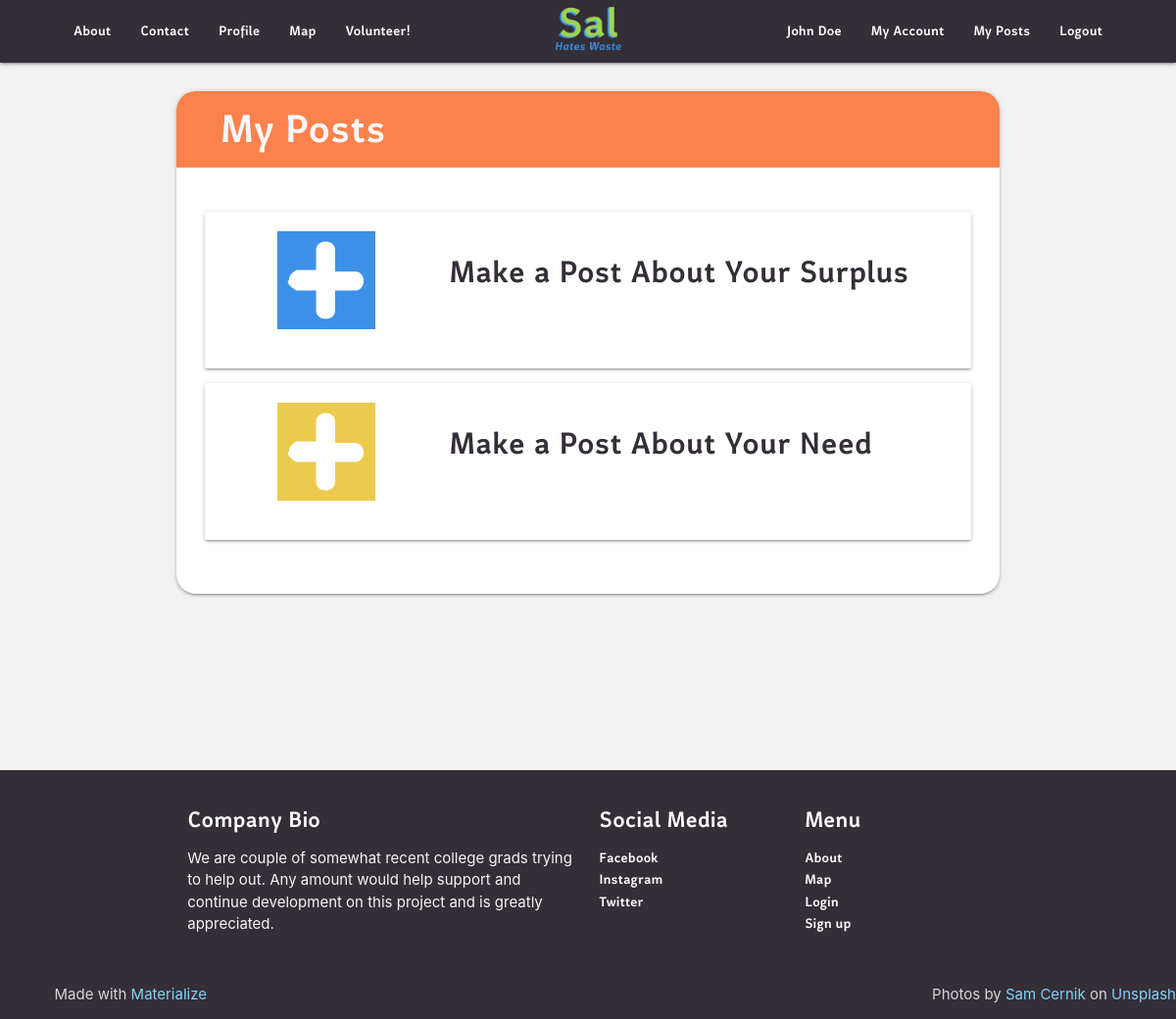
Before: /my-posts (signed in) with the older database file.
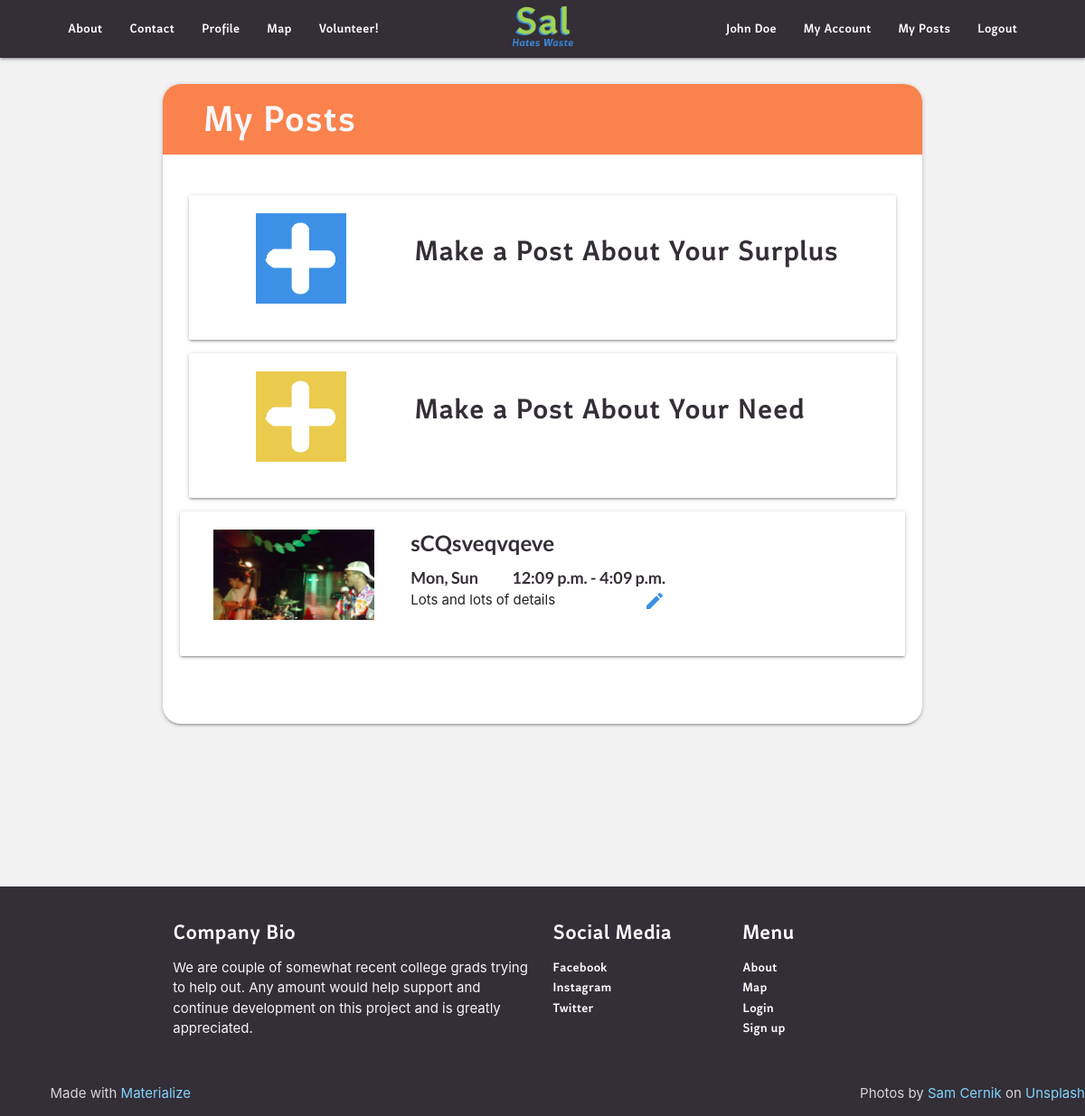
After: the same page with the newer database file.
### main/models.py (models this page shows, shortened)
class UserPost(models.Model):
    post_creator = models.ForeignKey(
        CustomUser, on_delete=models.CASCADE, blank=True, default=1)
    post_title = models.CharField('Post Title', max_length=30, blank=True)
    post_org_name = models.CharField(
        'Your Organization', max_length=30, blank=True)
    phone_regex = RegexValidator(
        regex=r'^\+?1?\d{9,15}$', message="Phone number must be entered in the format: '+999999999'. Up to 15 digits allowed.")
    post_org_phone = models.CharField(_('phone'), max_length=20, validators=[
                                      phone_regex], null=True, blank=True)
    post_org_email = models.EmailField(
        'Your Organizations Email', max_length=254, default="example@gmail.com", null=False)
    post_org_address = models.CharField(
        'Your Organizations Location', max_length=80, default="123 Test St.", null=False)
    post_org_city = models.CharField(
        max_length=30, default="Stamford", null=False)
    post_org_state = models.CharField(max_length=2, default="CT", null=False)
    post_org_zipcode = models.CharField(max_length=10, null=True, blank=True)
    post_org_country = models.CharField(
        max_length=60, default="USA", null=False)
    post_image = models.ImageField('Profile Image', default='default.png',
                                   upload_to='post_pics', null=True, blank=True, validators=(validate_is_pic,))
    post_desc = models.TextField(max_length=500, null=True, blank=True)
    post_begin_date = models.DateField(_("Availability Start"), default=datetime.date.today)
    post_end_date = models.DateField(_("Availability End"), default=datetime.date.today)
    post_lat = models.FloatField(null=True, blank=True)
    post_long = models.FloatField(null=True, blank=True)
    post_recurring = models.BooleanField(default=False)
    recurrences = models.TextField(max_length=300, null=True, blank=True)
    donor_or_recip = models.CharField(
        max_length=10, choices=ROLE_CHOICES, default="Donor",)
    post_active = models.BooleanField(default=True)
    post_deliver = models.BooleanField(default=False)
    post_slug = models.SlugField(max_length=200, null=False, unique=True)
    class Meta:
        verbose_name = 'Post'
        verbose_name_plural = "Posts"

class Availability(models.Model):
    assigned_post = models.ForeignKey(UserPost, on_delete=models.CASCADE, blank=True, null=True)
    post_day = MultiSelectField(choices=DAYS_OF_WEEK, max_choices=7, max_length=10, null=True)
    start_hour = models.TimeField(null=True)
    end_hour = models.TimeField(null=True)
    start_min = models.IntegerField(null=True, blank=True)
    end_min = models.IntegerField(null=True, blank=True)

### main/views.py (the view)
# urls.py: path('my-posts', views.my_posts, name='my-posts'),
def my_posts(request):
    if request.user.is_authenticated:
        user = request.user
        my_posts = UserPost.objects.filter(post_creator = user)
        return render(request=request, template_name="main/my_posts.html", context = {
                                                               "my_posts" : my_posts})
    else:
        messages.info(request, f"Login to view your posts")
        return HttpResponseRedirect('main:login')
    return render(request=request, template_name="main/my_posts.html")

### main/Templates/main/my_posts.html (shortened to what the changed rows need)
{% extends 'main/header.html' %}
{% load static %}
{% block content %}
<head>
    {% load crispy_forms_tags %}
</head>
<body>
    <section>
        <div class="container col " style="margin-bottom: 12em;">
            <div id="over-card" class="card hoverable">
                <div class="card-content center">
                    <div class="media">
                        <div class=" main-row row center">
                            {% for post in my_posts %}
                            <div class="row profile-content">
                                    <div class="card hoverable post-row">
                                        <div class="card-content  ">
                                            <div class="row">
                                                <a href="{{post.post_slug}}" , style="color:#000">
                                                <div class="col left-col">
                                                    <img class="card-pic" src="{{post.post_image.url}}">
                                                </div>
                                                </a>
                                                <div class="col right-col">
                                                    <Strong>
                                                        <div class="card-title">{{post.post_title}}</div>
                                                    </Strong>
                                                    {% for availability in post.availability_set.all %}
                                                    <strong>
                                                        <p class="times">{{availability.post_day}}&emsp;&emsp;
                                                            {{availability.start_hour}}&nbsp;-&nbsp;{{availability.end_hour}}
                                                        </p>
                                                    </strong>
                                                    {% endfor %}
                                                    {% if post.donor_or_recip == 'Donor' %}
                                                        <a href="{% url 'main:edit-dpost' post.post_slug %}"><i class="material-icons right">edit</i></a>
                                                    {% endif %}
                                                    <p class="text">{{post.post_desc}}</p>
                                                </div>
                                            </div>
                                        </div>
                                    </div>
                            </div>
                            {% endfor %}
                        </div>
                    </div>
                </div>
            </div>
        </div>
    </section>
</body>
{% endblock %}

Changed rows visible on the page:
added UserPost: post_image (picture), post_title "sCQsveqvqeve", donor_or_recip "Donor" (drawn), post_desc "Lots and lots of details"
added Availability: post_day "Mon, Sun", start_hour "12:09 p.m.", end_hour "4:09 p.m."
